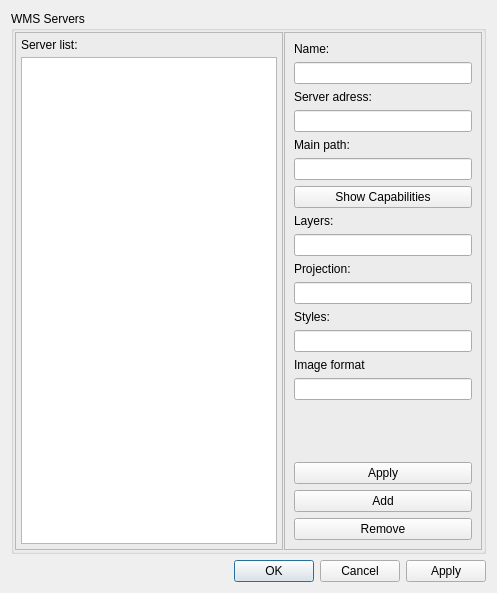
<ui version="4.0" >
 <class>WMSPreferencesDialog</class>
 <widget class="QDialog" name="WMSPreferencesDialog" >
  <property name="geometry" >
   <rect>
    <x>0</x>
    <y>0</y>
    <width>497</width>
    <height>593</height>
   </rect>
  </property>
  <property name="windowTitle" >
   <string>WMS servers setup</string>
  </property>
  <layout class="QVBoxLayout" >
   <item>
    <widget class="QGroupBox" name="grpWmsServers" >
     <property name="title" >
      <string>WMS Servers</string>
     </property>
     <layout class="QHBoxLayout" >
      <property name="spacing" >
       <number>1</number>
      </property>
      <property name="leftMargin" >
       <number>1</number>
      </property>
      <property name="topMargin" >
       <number>1</number>
      </property>
      <property name="rightMargin" >
       <number>1</number>
      </property>
      <property name="bottomMargin" >
       <number>1</number>
      </property>
      <item>
       <widget class="QFrame" name="frame_2" >
        <property name="frameShape" >
         <enum>QFrame::StyledPanel</enum>
        </property>
        <property name="frameShadow" >
         <enum>QFrame::Raised</enum>
        </property>
        <layout class="QVBoxLayout" >
         <property name="spacing" >
          <number>5</number>
         </property>
         <property name="leftMargin" >
          <number>5</number>
         </property>
         <property name="topMargin" >
          <number>5</number>
         </property>
         <property name="rightMargin" >
          <number>5</number>
         </property>
         <property name="bottomMargin" >
          <number>5</number>
         </property>
         <item>
          <widget class="QLabel" name="label_10" >
           <property name="text" >
            <string>Server list:</string>
           </property>
          </widget>
         </item>
         <item>
          <widget class="QListWidget" name="lvWmsServers" />
         </item>
        </layout>
       </widget>
      </item>
      <item>
       <widget class="QFrame" name="frame" >
        <property name="frameShape" >
         <enum>QFrame::StyledPanel</enum>
        </property>
        <property name="frameShadow" >
         <enum>QFrame::Raised</enum>
        </property>
        <layout class="QVBoxLayout" >
         <item>
          <widget class="QLabel" name="label_11" >
           <property name="text" >
            <string>Name:</string>
           </property>
          </widget>
         </item>
         <item>
          <widget class="QLineEdit" name="edWmsName" >
           <property name="minimumSize" >
            <size>
             <width>100</width>
             <height>0</height>
            </size>
           </property>
          </widget>
         </item>
         <item>
          <widget class="QLabel" name="label_5" >
           <property name="text" >
            <string>Server adress:</string>
           </property>
          </widget>
         </item>
         <item>
          <widget class="QLineEdit" name="edWmsAdr" />
         </item>
         <item>
          <widget class="QLabel" name="label_6" >
           <property name="text" >
            <string>Main path:</string>
           </property>
          </widget>
         </item>
         <item>
          <widget class="QLineEdit" name="edWmsPath" />
         </item>
         <item>
          <widget class="QPushButton" name="btShowCapabilities" >
           <property name="text" >
            <string>Show Capabilities</string>
           </property>
          </widget>
         </item>
         <item>
          <widget class="QLabel" name="label_7" >
           <property name="text" >
            <string>Layers:</string>
           </property>
          </widget>
         </item>
         <item>
          <widget class="QLineEdit" name="edWmsLayers" />
         </item>
         <item>
          <widget class="QLabel" name="label_8" >
           <property name="text" >
            <string>Projection:</string>
           </property>
          </widget>
         </item>
         <item>
          <widget class="QLineEdit" name="edWmsProj" />
         </item>
         <item>
          <widget class="QLabel" name="label_9" >
           <property name="text" >
            <string>Styles:</string>
           </property>
          </widget>
         </item>
         <item>
          <widget class="QLineEdit" name="edWmsStyles" />
         </item>
         <item>
          <widget class="QLabel" name="label" >
           <property name="text" >
            <string>Image format</string>
           </property>
          </widget>
         </item>
         <item>
          <widget class="QLineEdit" name="edWmsImgFormat" />
         </item>
         <item>
          <spacer>
           <property name="orientation" >
            <enum>Qt::Vertical</enum>
           </property>
           <property name="sizeHint" >
            <size>
             <width>20</width>
             <height>1</height>
            </size>
           </property>
          </spacer>
         </item>
         <item>
          <widget class="QPushButton" name="btApplyWmsServer" >
           <property name="text" >
            <string>Apply</string>
           </property>
          </widget>
         </item>
         <item>
          <widget class="QPushButton" name="btAddWmsServer" >
           <property name="text" >
            <string>Add</string>
           </property>
          </widget>
         </item>
         <item>
          <widget class="QPushButton" name="btDelWmsServer" >
           <property name="text" >
            <string>Remove</string>
           </property>
          </widget>
         </item>
        </layout>
       </widget>
      </item>
     </layout>
    </widget>
   </item>
   <item>
    <widget class="QDialogButtonBox" name="buttonBox" >
     <property name="orientation" >
      <enum>Qt::Horizontal</enum>
     </property>
     <property name="standardButtons" >
      <set>QDialogButtonBox::Apply|QDialogButtonBox::Cancel|QDialogButtonBox::NoButton|QDialogButtonBox::Ok</set>
     </property>
    </widget>
   </item>
  </layout>
 </widget>
 <resources/>
 <connections>
  <connection>
   <sender>buttonBox</sender>
   <signal>accepted()</signal>
   <receiver>WMSPreferencesDialog</receiver>
   <slot>accept()</slot>
   <hints>
    <hint type="sourcelabel" >
     <x>248</x>
     <y>254</y>
    </hint>
    <hint type="destinationlabel" >
     <x>157</x>
     <y>274</y>
    </hint>
   </hints>
  </connection>
  <connection>
   <sender>buttonBox</sender>
   <signal>rejected()</signal>
   <receiver>WMSPreferencesDialog</receiver>
   <slot>reject()</slot>
   <hints>
    <hint type="sourcelabel" >
     <x>316</x>
     <y>260</y>
    </hint>
    <hint type="destinationlabel" >
     <x>286</x>
     <y>274</y>
    </hint>
   </hints>
  </connection>
 </connections>
</ui>
